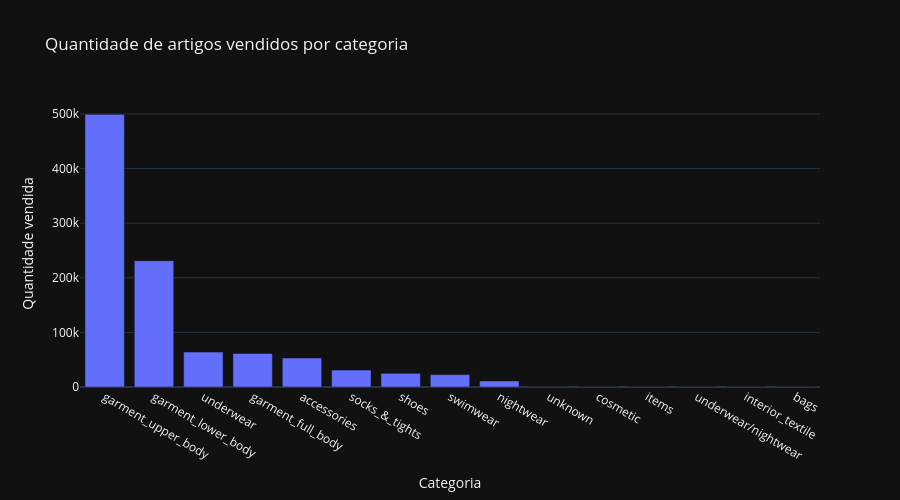
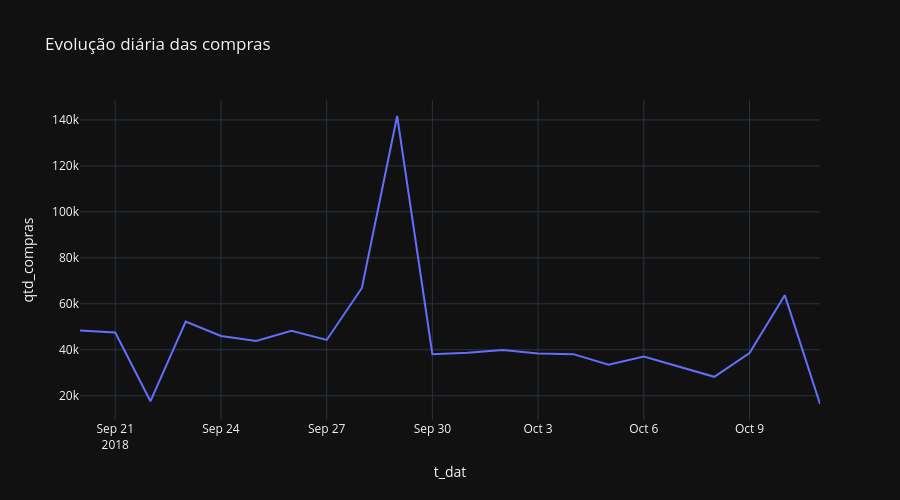

These figures' notebook cell, in order:
### Code cell
import plotly.express as px

resumo = (
    df_main["product_group_name"]
    .value_counts()
    .reset_index()
)

fig = px.bar(
    resumo,
    x="product_group_name",
    y="count",
    title="Quantidade de artigos vendidos por categoria",
    labels={
        "product_group_name": "Categoria",
        "count": "Quantidade vendida"
    }
)

fig.show()


compras_dia = (
    df_main.groupby("t_dat")
    .size()
    .reset_index(name="qtd_compras")
)

fig = px.line(
    compras_dia,
    x="t_dat",
    y="qtd_compras",
    title="Evolução diária das compras"
)

fig.show()

### Figure 1 — Plotly figure (JSON) as saved in the notebook; plotly's stock layout.template omitted (floating-point values rounded to 4 significant figures)
{"data": [{"hovertemplate": "Categoria=%{x}<br>Quantidade vendida=%{y}<extra></extra>", "legendgroup": "", "marker": {"color": "#636efa", "pattern": {"shape": ""}}, "name": "", "orientation": "v", "showlegend": false, "textposition": "auto", "type": "bar", "x": ["garment_upper_body", "garment_lower_body", "underwear", "garment_full_body", "accessories", "socks_&_tights", "shoes", "swimwear", "nightwear", "unknown", "cosmetic", "items", "underwear/nightwear", "interior_textile", "bags"], "xaxis": "x", "y": [499296, 231284, 63964, 61497, 53055, 31011, 24995, 22720, 11139, 607, 201, 140, 82, 8, 1], "yaxis": "y"}], "layout": {"barmode": "relative", "height": 500, "legend": {"tracegroupgap": 0}, "title": {"text": "Quantidade de artigos vendidos por categoria"}, "xaxis": {"anchor": "y", "domain": [0, 1], "title": {"text": "Categoria"}}, "yaxis": {"anchor": "x", "domain": [0, 1], "title": {"text": "Quantidade vendida"}}}}

### Figure 2 — Plotly figure (JSON) as saved in the notebook; plotly's stock layout.template omitted (floating-point values rounded to 4 significant figures)
{"data": [{"hovertemplate": "t_dat=%{x}<br>qtd_compras=%{y}<extra></extra>", "legendgroup": "", "line": {"color": "#636efa", "dash": "solid"}, "marker": {"symbol": "circle"}, "mode": "lines", "name": "", "orientation": "v", "showlegend": false, "type": "scatter", "x": ["2018-09-20T00:00:00.000000000", "2018-09-21T00:00:00.000000000", "2018-09-22T00:00:00.000000000", "2018-09-23T00:00:00.000000000", "2018-09-24T00:00:00.000000000", "2018-09-25T00:00:00.000000000", "2018-09-26T00:00:00.000000000", "2018-09-27T00:00:00.000000000", "2018-09-28T00:00:00.000000000", "2018-09-29T00:00:00.000000000", "2018-09-30T00:00:00.000000000", "2018-10-01T00:00:00.000000000", "2018-10-02T00:00:00.000000000", "2018-10-03T00:00:00.000000000", "2018-10-04T00:00:00.000000000", "2018-10-05T00:00:00.000000000", "2018-10-06T00:00:00.000000000", "2018-10-07T00:00:00.000000000", "2018-10-08T00:00:00.000000000", "2018-10-09T00:00:00.000000000", "2018-10-10T00:00:00.000000000", "2018-10-11T00:00:00.000000000"], "xaxis": "x", "y": [48399, 47543, 17635, 52230, 45984, 43857, 48224, 44261, 66900, 141700, 38043, 38677, 39932, 38387, 38103, 33485, 37012, 32647, 28241, 38581, 63750, 16409], "yaxis": "y"}], "layout": {"height": 500, "legend": {"tracegroupgap": 0}, "title": {"text": "Evolução diária das compras"}, "xaxis": {"anchor": "y", "domain": [0, 1], "title": {"text": "t_dat"}}, "yaxis": {"anchor": "x", "domain": [0, 1], "title": {"text": "qtd_compras"}}}}
